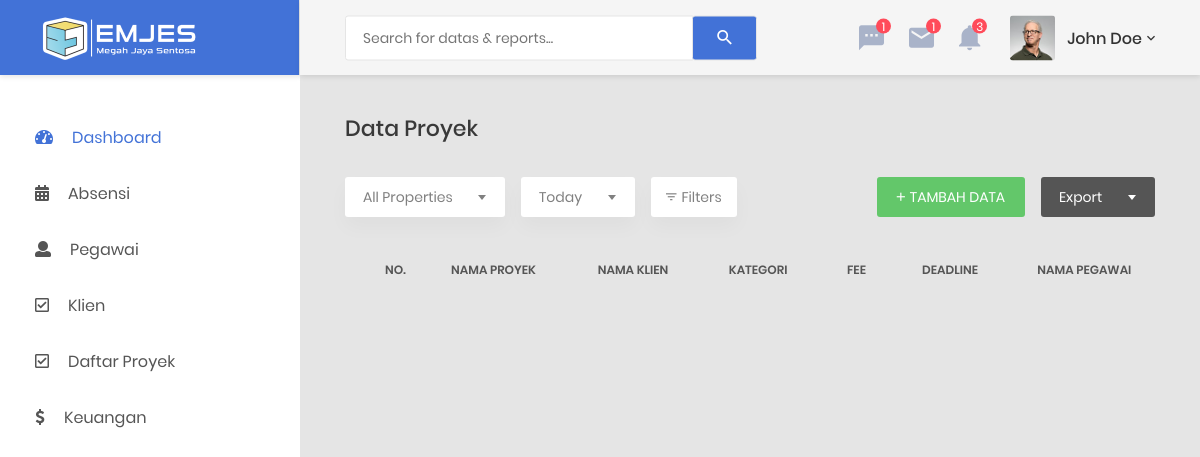
Before: /index.php/daftarproyek with the older database file.
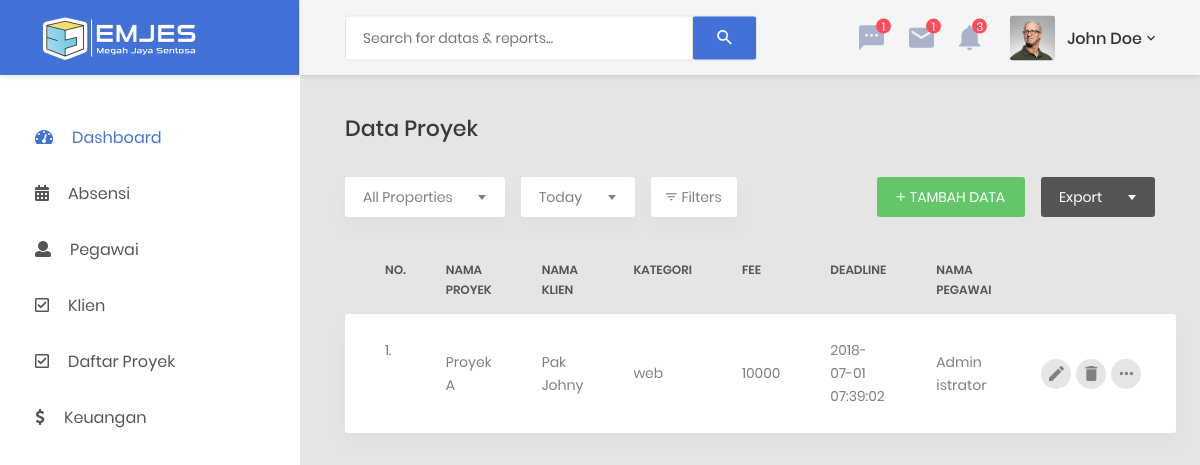
After: the same page with the newer database file.
### tables this page shows
CREATE TABLE `proyek`  (
  `idProyek` varchar(10) NOT NULL,
  `idKlien` int(11) NULL DEFAULT NULL,
  `namaProyek` varchar(100) NULL DEFAULT NULL,
  `idKategori` int(11) NULL DEFAULT NULL,
  `fee` bigint(20) NULL DEFAULT NULL,
  `deadline` datetime(0) NULL DEFAULT NULL ON UPDATE CURRENT_TIMESTAMP(0),
  `idPegawai` int(11) NULL DEFAULT NULL,
  PRIMARY KEY (`idProyek`) USING BTREE,
  INDEX `idKategori`(`idKategori`) USING BTREE,
  INDEX `idPegawai`(`idPegawai`) USING BTREE,
  INDEX `idKlien`(`idKlien`) USING BTREE,
  CONSTRAINT `proyek_ibfk_2` FOREIGN KEY (`idKategori`) REFERENCES `kategori` (`idKategori`) ON DELETE NO ACTION ON UPDATE NO ACTION,
  CONSTRAINT `proyek_ibfk_3` FOREIGN KEY (`idKlien`) REFERENCES `klien` (`idKlien`) ON DELETE NO ACTION ON UPDATE NO ACTION
);

CREATE TABLE `klien`  (
  `idKlien` int(11) NOT NULL AUTO_INCREMENT,
  `namaKlien` varchar(32) NULL DEFAULT NULL,
  `noTelp` varchar(15) NULL DEFAULT NULL,
  `email` varchar(255) NULL DEFAULT NULL,
  `alamat` tinytext NULL,
  PRIMARY KEY (`idKlien`) USING BTREE
);

CREATE TABLE `kategori`  (
  `idKategori` int(11) NOT NULL,
  `namaKategori` varchar(32) NULL DEFAULT NULL,
  `statusKategori` smallint(1) NULL DEFAULT 1,
  PRIMARY KEY (`idKategori`) USING BTREE
);

CREATE TABLE `users`  (
  `id` int(11) UNSIGNED NOT NULL AUTO_INCREMENT,
  `ip_address` varchar(45) NOT NULL,
  `username` varchar(100) NULL DEFAULT NULL,
  `password` varchar(255) NOT NULL,
  `salt` varchar(255) NULL DEFAULT NULL,
  `email` varchar(254) NOT NULL,
  `activation_code` varchar(40) NULL DEFAULT NULL,
  `forgotten_password_code` varchar(40) NULL DEFAULT NULL,
  `forgotten_password_time` int(11) UNSIGNED NULL DEFAULT NULL,
  `remember_code` varchar(40) NULL DEFAULT NULL,
  `created_on` int(11) UNSIGNED NOT NULL,
  `last_login` int(11) UNSIGNED NULL DEFAULT NULL,
  `active` tinyint(1) UNSIGNED NULL DEFAULT NULL,
  `first_name` varchar(50) NULL DEFAULT NULL,
  `last_name` varchar(50) NULL DEFAULT NULL,
  `company` varchar(100) NULL DEFAULT NULL,
  `phone` varchar(20) NULL DEFAULT NULL,
  PRIMARY KEY (`id`) USING BTREE
);

### application/controllers/Daftarproyek.php (called while the page is built, shortened)
<?php
class Daftarproyek extends CI_Controller
{
	public function __construct()
	{
		$this->load->model('M_daftarproyek');
		$this->load->model('M_klien');
	}
	public function index()
	{
		$data['title'] = 'Daftar Proyek';
		$data['proyek'] = $this->M_daftarproyek->getAll()->result();
		$data['klien'] = $this->M_klien->getAll()->result();
		$this->load->view('template/header', $data);
		$this->load->view('template/mobile_header', $data);
		$this->load->view('template/desktop_header', $data);
		$this->load->view('template/header_content', $data);
		$this->load->view('daftarproyek');
		$this->load->view('template/footer');
	}
}

### index.php (called while the page is built, shortened)
<?php
require_once BASEPATH.'core/CodeIgniter.php';

### application/models/M_daftarproyek.php (called while the page is built, shortened)
<?php
class M_daftarproyek extends CI_Model
{
	function getAll()
	{
		$this->db->select('*');
		$this->db->from('proyek');
		$this->db->join('klien','proyek.idKlien = klien.idKlien');
		$this->db->join('kategori', 'proyek.idKategori = kategori.idKategori');
		$this->db->join('users','proyek.idPegawai = users.id');
		$this->db->where('idProyek !=',1);
		return $this->db->get();
	}
}

### application/views/daftarproyek.php (the view, shortened to what this page needs)
<div class="main-content">
    <div class="section__content section__content--p30">
        <div class="container-fluid">
            <div class="row">
                <div class="col-md-12">
                    <h3 class="title-5 m-b-35">Data Proyek</h3>
                    <div class="table-data__tool">
                        <div class="table-data__tool-left">
                            <div class="rs-select2--light rs-select2--md">
                            </div>
                            <div class="rs-select2--light rs-select2--sm">
                            </div>
                            <button class="au-btn-filter">
                                <i class="zmdi zmdi-filter-list"></i>filters
                            </button>
                        </div>
                        <div class="table-data__tool-right">
                            <button class="au-btn au-btn-icon au-btn--green au-btn--small" data-toggle="modal" data-target="#tambahData">
                                <i class="zmdi zmdi-plus"></i>tambah data
                            </button>
                            <div class="rs-select2--dark rs-select2--sm rs-select2--dark2">
                            </div>
                        </div>
                    </div>
                    <div class="table-responsive table-responsive-data2">
                        <table class="table table-data2">
                            <thead>
                            <tr>
                                <th>no.</th>
                                <th>nama proyek</th>
                                <th>nama klien</th>
                                <th>kategori</th>
                                <th>fee</th>
                                <th>deadline</th>
                                <th>nama pegawai</th>
                            </tr>
                            </thead>
                            <tbody>
	<?php
	$i=0;
	foreach ($proyek as $p) {
		$i++;
		?>
		<tr class="tr-shadow">
			<td><?= $i.'.' ?></td>
			<td><?= $p->namaProyek ?></td>
			<td><?= $p->namaKlien ?></td>
			<td><?= $p->namaKategori ?></td>
			<td><?= $p->fee ?></td>
			<td><?= $p->deadline ?></td>
			<td><?= $p->first_name . ' ' . $p->last_name ?></td>
			<td>
				<div class="table-data-feature">
					<button class="item"
							title="Edit" data-toggle="modal"
							data-target="#editData-<?= $p->idProyek ?>">
						<i class="zmdi zmdi-edit"></i>
					</button>
					<button class="item" data-toggle="tooltip" data-placement="top"
							title="Delete"
							onclick="window.location.href='<?= base_url() . "daftarproyek/hapus/" . $p->idProyek ?>'">
						<i class="zmdi zmdi-delete"></i>
					</button>
					<button class="item" data-toggle="tooltip" data-placement="top"
							title="More">
						<i class="zmdi zmdi-more"></i>
					</button>
				</div>
			</td>
		</tr>
		<tr class="spacer"></tr>
		<?php
	}
	?>
                            </tbody>
                        </table>
                    </div>
                </div>
            </div>
        </div>
    </div>
</div>

### application/views/template/header.php (shortened to what this page needs)
<!DOCTYPE html>
<html lang="en">
<head>
    <link href="<?php echo base_url()."assets";?>/css/font-face.css" rel="stylesheet" media="all">
    <link href="<?php echo base_url()."assets";?>/vendor/font-awesome-4.7/css/font-awesome.min.css" rel="stylesheet" media="all">
    <link href="<?php echo base_url()."assets";?>/vendor/font-awesome-5/css/fontawesome-all.min.css" rel="stylesheet" media="all">
    <link href="<?php echo base_url()."assets";?>/vendor/mdi-font/css/material-design-iconic-font.min.css" rel="stylesheet" media="all">
    <link href="<?php echo base_url()."assets";?>/vendor/bootstrap-4.1/bootstrap.min.css" rel="stylesheet" media="all">
    <link href="<?php echo base_url()."assets";?>/vendor/animsition/animsition.min.css" rel="stylesheet" media="all">
    <link href="<?php echo base_url()."assets";?>/vendor/bootstrap-progressbar/bootstrap-progressbar-3.3.4.min.css" rel="stylesheet" media="all">
    <link href="<?php echo base_url()."assets";?>/vendor/wow/animate.css" rel="stylesheet" media="all">
    <link href="<?php echo base_url()."assets";?>/vendor/css-hamburgers/hamburgers.min.css" rel="stylesheet" media="all">
    <link href="<?php echo base_url()."assets";?>/vendor/slick/slick.css" rel="stylesheet" media="all">
    <link href="<?php echo base_url()."assets";?>/vendor/select2/select2.min.css" rel="stylesheet" media="all">
    <link href="<?php echo base_url()."assets";?>/vendor/perfect-scrollbar/perfect-scrollbar.css" rel="stylesheet" media="all">
    <link href="<?php echo base_url()."assets";?>/vendor/clockpicker/bootstrap-clockpicker.min.css" rel="stylesheet" media="all">
    <link href="<?php echo base_url()."assets";?>/css/theme.css" rel="stylesheet" media="all">
</head>
<body class="animsition">
<div class="page-wrapper">

### application/views/template/desktop_header.php (shortened to what this page needs)
<aside class="menu-sidebar d-none d-lg-block">
        <div class="logo">
            <a href="<?php echo base_url()?>">
                <img src="<?php echo base_url()."assets";?>/images/icon/logo.png" alt="Cool Admin"/>
            </a>
        </div>
        <div class="menu-sidebar__content js-scrollbar1">
            <nav class="navbar-sidebar">
                <ul class="list-unstyled navbar__list">
                    <li class="active has-sub">
                        <a class="js-arrow" href="<?php echo base_url()?>beranda"><i class="fas fa-tachometer-alt"></i>Dashboard</a>
                    </li>
                    <li>
                        <a href="<?php echo base_url()?>absensi">
                            <i class="fas fa-calendar-alt"></i>Absensi</a>
                    </li>
                    <li>
                        <a href="<?php echo base_url()?>pegawai/list_users">
                            <i class="fas fa-user"></i>Pegawai</a>
                    </li>
                    <li>
                        <a href="<?php echo base_url()?>klien">
                            <i class="far fa-check-square"></i>Klien</a>
                    </li>
                     <li>
                        <a href="<?php echo base_url()?>daftarproyek">
                            <i class="far fa-check-square"></i>Daftar Proyek</a>
                    </li>
                    <li class="has-sub">
                        <a class="js-arrow" href="#">
                            <i class="fas fa-dollar"></i>Keuangan</a>
                    </li>
                </ul>
            </nav>
        </div>
    </aside>

### application/views/template/header_content.php (shortened to what this page needs)
<div class="page-container">
    <header class="header-desktop">
        <div class="section__content section__content--p30">
            <div class="container-fluid">
                <div class="header-wrap">
                    <form class="form-header" action="" method="POST">
                        <input class="au-input au-input--xl" type="text" name="search"
                               placeholder="Search for datas &amp; reports..."/>
                        <button class="au-btn--submit" type="submit">
                            <i class="zmdi zmdi-search"></i>
                        </button>
                    </form>
                    <div class="header-button">
                        <div class="noti-wrap">
                            <div class="noti__item js-item-menu">
                                <i class="zmdi zmdi-comment-more"></i>
                                <span class="quantity">1</span>
                            </div>
                            <div class="noti__item js-item-menu">
                                <i class="zmdi zmdi-email"></i>
                                <span class="quantity">1</span>
                            </div>
                            <div class="noti__item js-item-menu">
                                <i class="zmdi zmdi-notifications"></i>
                                <span class="quantity">3</span>
                            </div>
                        </div>
                        <div class="account-wrap">
                            <div class="account-item clearfix js-item-menu">
                                <div class="image">
                                    <img src="<?php echo base_url()."assets";?>/images/icon/avatar-01.jpg" alt="John Doe"/>
                                </div>
                                <div class="content">
                                    <a class="js-acc-btn" href="#">john doe</a>
                                </div>
                            </div>
                        </div>
                    </div>
                </div>
            </div>
        </div>
    </header>

### application/views/template/footer.php (shortened to what this page needs)
    </div>
  </body>
</html>

Changed rows visible on the page:
added proyek: namaProyek "Proyek A", idKlien.namaKlien "Pak Johny", idKategori.namaKategori "web", fee "10000", deadline "2018-07-01 07:39:02", users.first_name "Admin", users.last_name "istrator"
